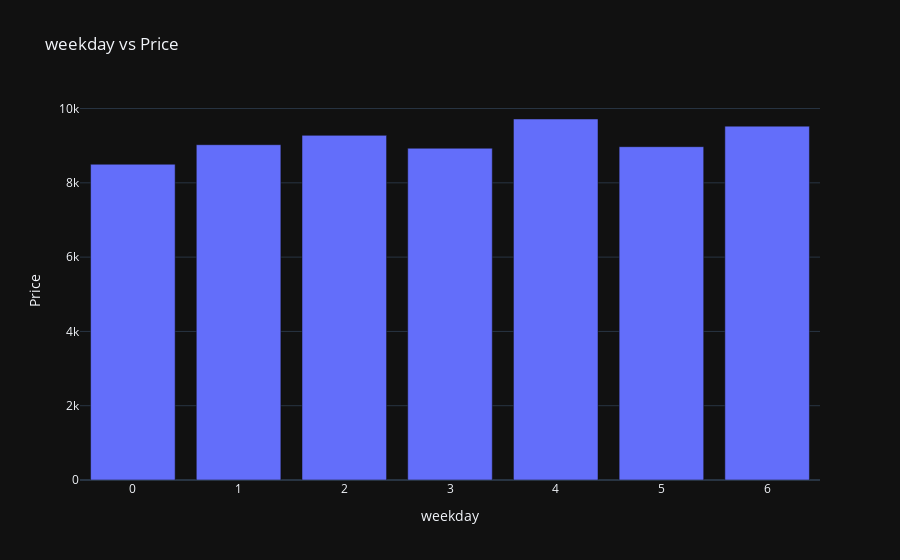

The notebook cell saved with this chart:
### Code cell
px.bar(
            train_df.groupby('weekday')['Price'].mean().to_frame().reset_index(),
            x='weekday',
            y='Price',
            template = 'plotly_dark',
            title='weekday vs Price'

        )

### Figure 1 — Plotly figure (JSON) as saved in the notebook; plotly's stock layout.template omitted (floating-point values rounded to 4 significant figures)
{"data": [{"alignmentgroup": "True", "hovertemplate": "weekday=%{x}<br>Price=%{y}<extra></extra>", "legendgroup": "", "marker": {"color": "#636efa", "pattern": {"shape": ""}}, "name": "", "offsetgroup": "", "orientation": "v", "showlegend": false, "textposition": "auto", "type": "bar", "x": [0, 1, 2, 3, 4, 5, 6], "xaxis": "x", "y": [8500.0, 9026.0, 9278.0, 8931.0, 9718.0, 8973.0, 9526.0], "yaxis": "y"}], "layout": {"barmode": "relative", "legend": {"tracegroupgap": 0}, "title": {"text": "weekday vs Price"}, "xaxis": {"anchor": "y", "domain": [0.0, 1.0], "title": {"text": "weekday"}}, "yaxis": {"anchor": "x", "domain": [0.0, 1.0], "title": {"text": "Price"}}}}
